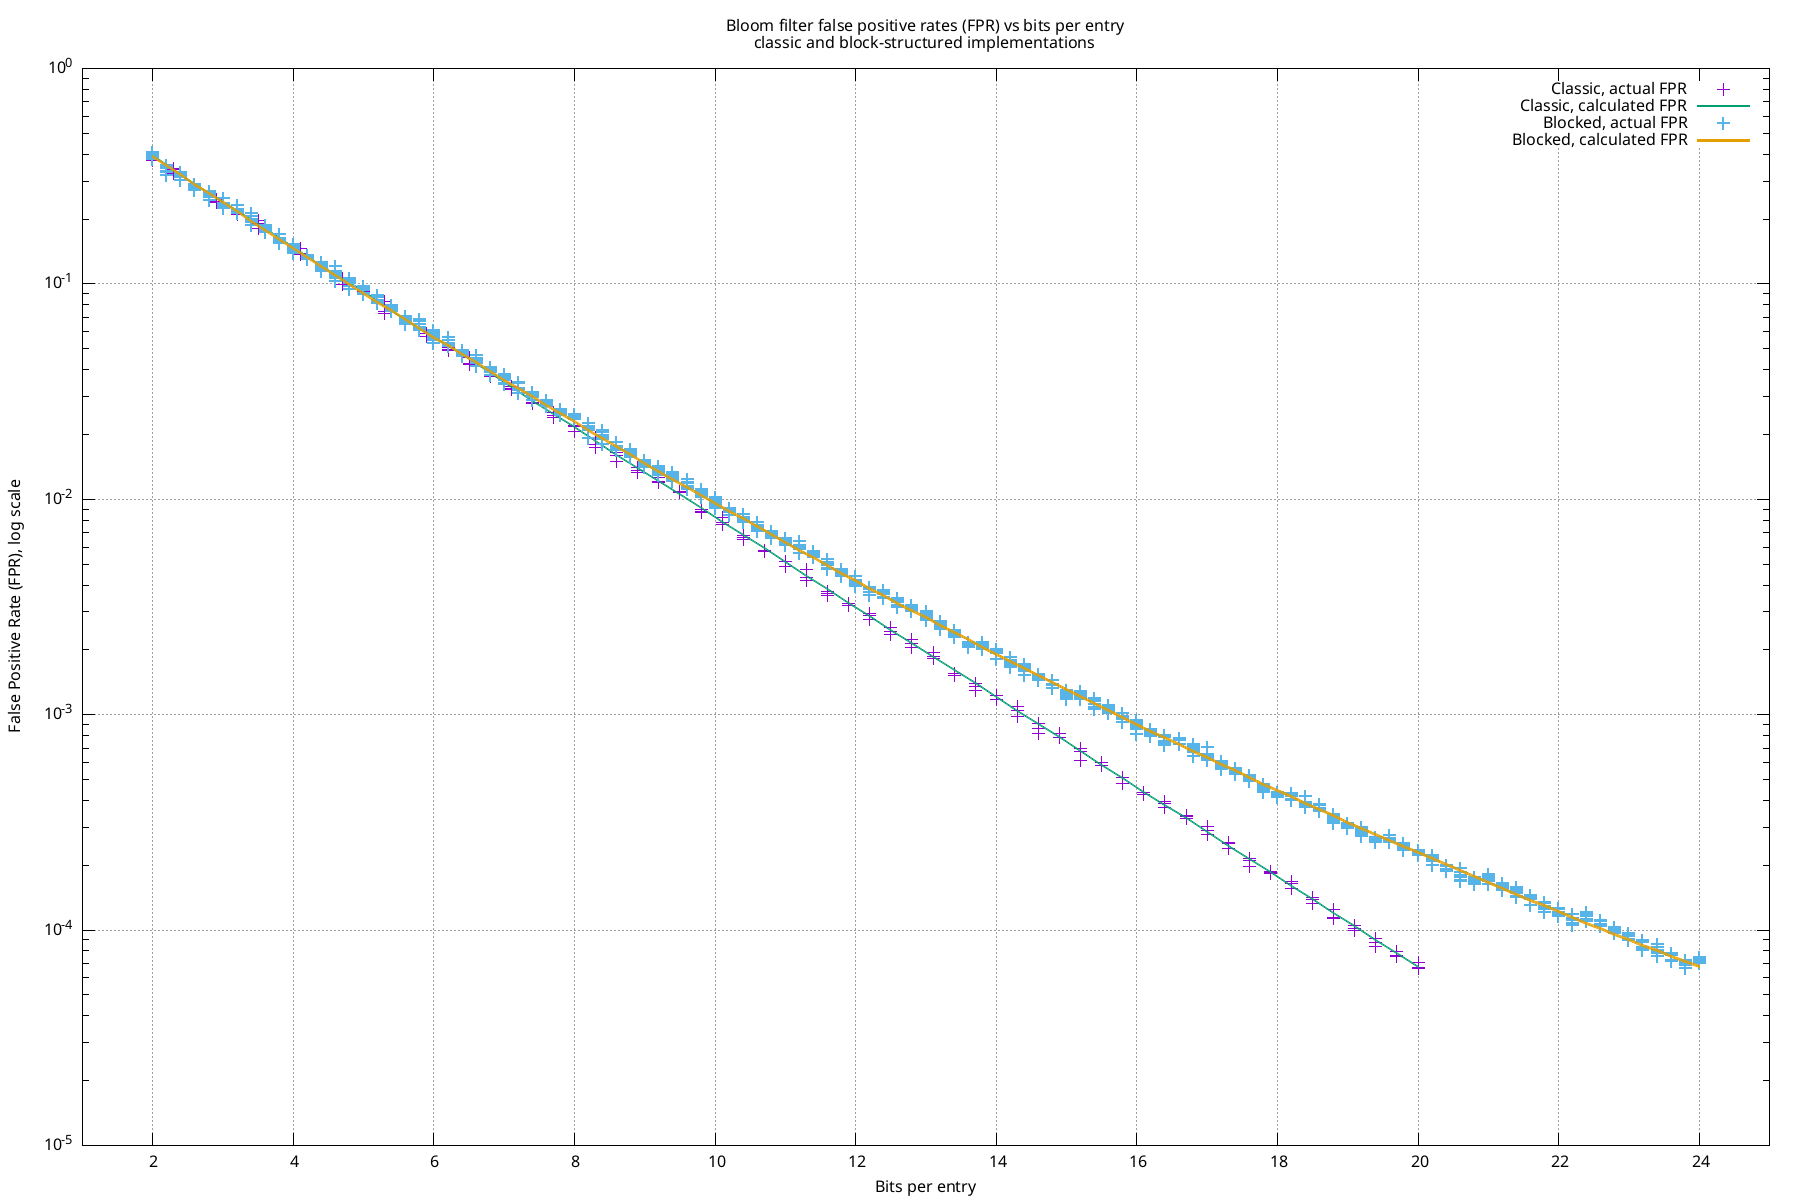

Reproduce this figure in gnuplot.
set term png size 1800, 1200
set output "fpr.png"
set title "Bloom filter false positive rates (FPR) vs bits per entry\nclassic and block-structured implementations"
# set subtitle "blah"

set xlabel "Bits per entry"
set xrange [1:25]
set grid xtics
set xtics 0,2,24

set ylabel "False Positive Rate (FPR), log scale"
set yrange [1e-5:1]
set logscale y
set format y "10^{%L}"
set grid ytics

plot "fpr.classic.gnuplot.data" using 1 : 3 title "Classic, actual FPR" with points pointtype 1 pointsize 2, \
     "fpr.classic.gnuplot.data" using 1 : 2 title "Classic, calculated FPR" with lines linewidth 2, \
     "fpr.blocked.gnuplot.data" using 1 : 3 title "Blocked, actual FPR" with points pointtype 1 pointsize 2, \
     "fpr.blocked.gnuplot.data" using 1 : 2 title "Blocked, calculated FPR" with lines linewidth 3
